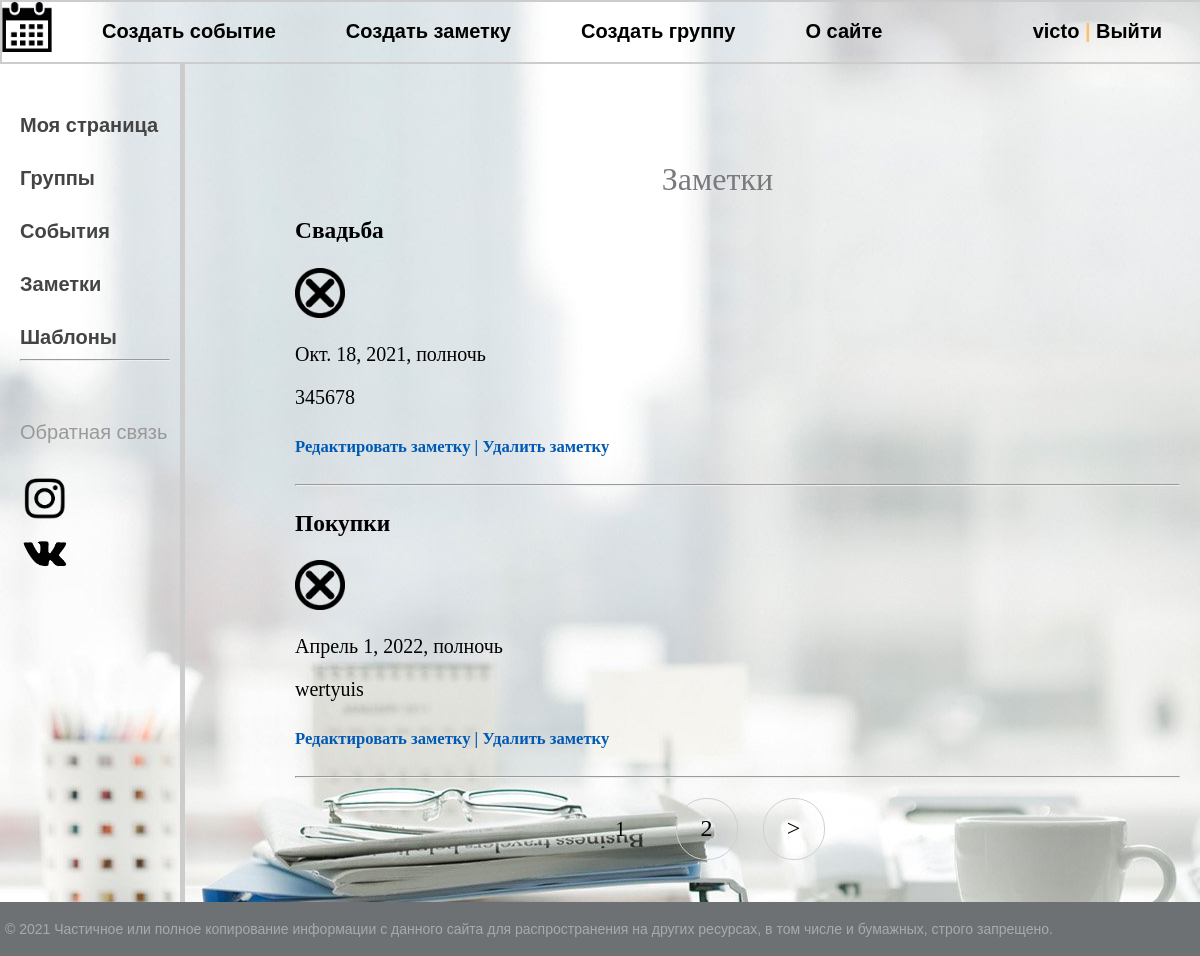
/note/ (signed in), run on an earlier commit of the app's database.
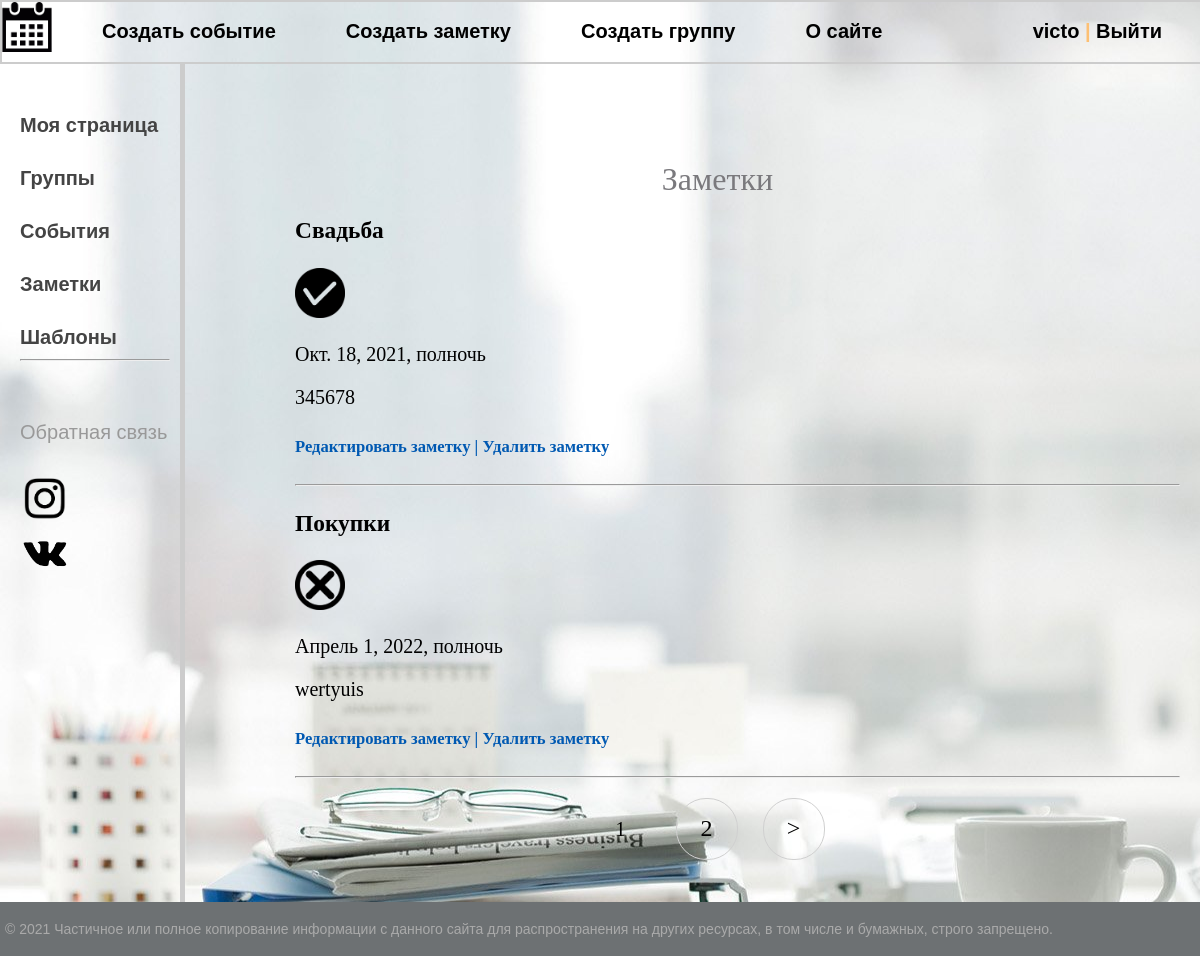
And on a later commit of the database.
### gl/models.py (models this page shows, shortened)
class Notes(models.Model):
    title = models.CharField(max_length=150, verbose_name='Название заметки')
    description = models.TextField(verbose_name='Заметки', blank=True)
    date = models.DateTimeField('Дата', blank=True, null=True)
    person = models.ForeignKey(User, on_delete=models.CASCADE, related_name='profile', verbose_name='Пользователь')
    done = models.BooleanField(default=False, verbose_name='Выполнено')
    class Meta:
        verbose_name = 'Заметка'
        verbose_name_plural = 'Заметки'
        ordering = ['id']

### gl/views.py (the view)
# urls.py: path('note/', views.NoteListView.as_view(), name='note'),
class NoteListView(DataMixin, ListView):
    model = Notes
    template_name = 'notes.html'
    def get_queryset(self, *args, **kwargs):
        return Notes.objects.filter(person=self.request.user)
    def get_context_data(self, *, object_list=None, **kwargs):
        context = super().get_context_data(**kwargs)
        c_def = self.get_user_context(title='Заметки')
        return context | c_def

### gl/utils.py (called while the page is built)
    def get_user_context(self, **kwargs):
        context = kwargs
        user_menu = menu.copy()
        if not self.request.user.is_authenticated:
            user_menu.pop(0)
            user_menu.pop(0)
            user_menu.pop(0)
        context['menu'] = user_menu
        return context

### gl/Templates/notes.html (shortened to what this page needs)
{% extends "base.html" %}
{% block content %}
<h1>{{title}}</h1>
<ul>
  {% for i in object_list %}
    <h3>{{ i.title }}  </h3>
                {% if i.done == True %}
            <div><img class="img_wrap" src="/static/images/img_221824.png" width="50" height="50"></div>
            {% else %}
            <div><img class="img_wrap" src="/static/images/lf.png" width="50" height="50"></div>
            {% endif %}
            <p>{{ i.date }}</p>
            <p>{{ i.description }}</p>
            <h5><a href='{% url "edit_note" i.pk %}'>Редактировать заметку   |</a>
                <a href="{% url 'delete_note' i.pk %}">Удалить заметку</a></h5>
    <hr>
{% endfor %}
    </ul>
{% endblock %}

What changed in the data, as far as the page shows it:
changed Notes "Свадьба": done False → True (drawn); done: picture added; done: picture removed
